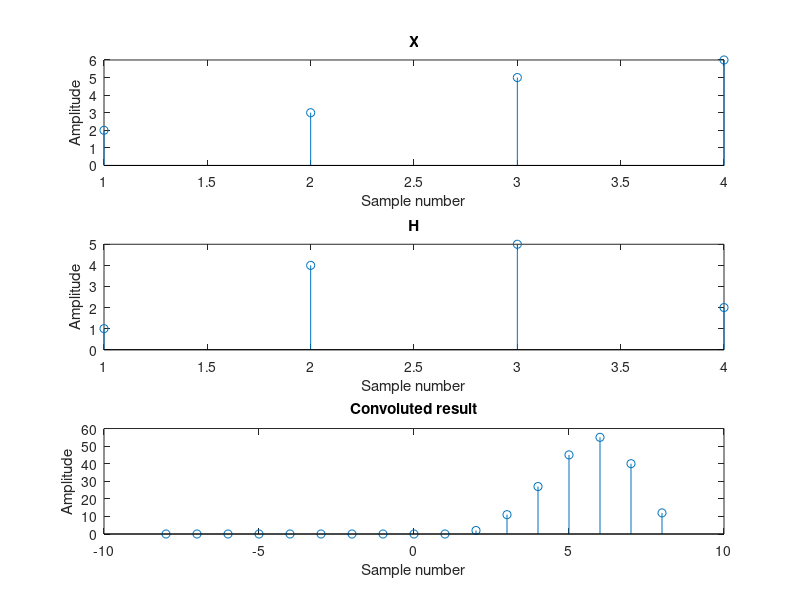

Write MATLAB code to recreate this figure.
clc;
close all;

% Linear convolution

input("Press enter to start with Linear convolution");
x = [2 3 5 6];
h = [1 4 5 2];
len = length(x) + length(h);
y = zeros(1, len);

for i = -len : len

    out = 0;

    for k = -len : len
        x_t = 0;
        h_t = 0;

        if k <= length(x) && k > 0
            x_t = x(k);
        end
        if i-k <= length(h) && i-k > 0
            h_t = h(i-k);
        end

        out = out + h_t * x_t;
    end

    y(len + i + 1) = out;
    
end

y
conv(x, h)

figure;

subplot(3,1,1);
stem(1:length(x), x);
title("X");
xlabel("Sample number");
ylabel("Amplitude");

subplot(3,1,2);
stem(1:length(h), h);
title("H");
xlabel("Sample number");
ylabel("Amplitude");

subplot(3,1,3);
stem(-len:len, y);
title("Convoluted result");
xlabel("Sample number");
ylabel("Amplitude");

return;